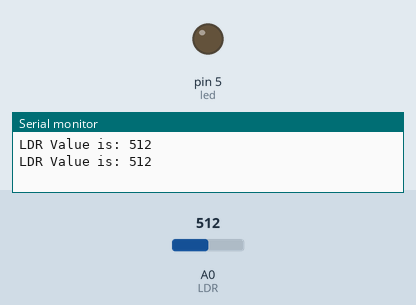
This sketch was run on a simulated Arduino Uno, built with avr-gcc and run on an emulated ATmega328P. On the bench: output pins drawn as LEDs (lit = HIGH), the last lines printed to the serial monitor. The test bench sets the inputs (shaded band); at power-on: A0 (LDR) = 512.

Above: at 1.8 s.
1.9 s: A0 (LDR) set to 52
3.4 s: A0 (LDR) set to 45
At 4.8 s:
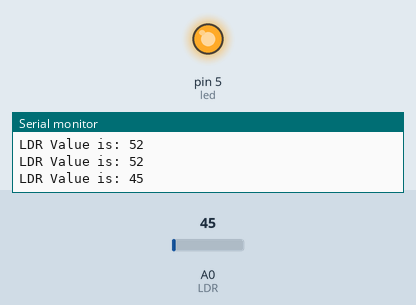
5.5 s: A0 (LDR) set to 122
At 6.3 s:
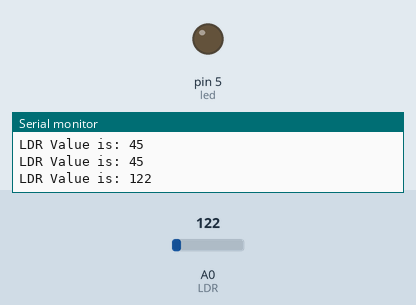
7.5 s: A0 (LDR) set to 40
At 9.1 s:
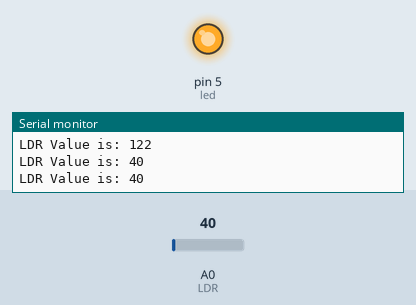
Timing chart, 0 to 10.5 s (numbered marks = the images above; inputs shaded):
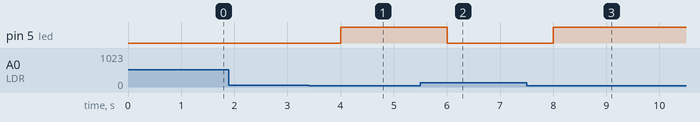

The sketch:

index.ino
```cpp
int LDR = A0;
int input_val = 0;
int led = 5;

void setup()
{
  pinMode(led, OUTPUT);
  Serial.begin(9600);
}

void loop()
{
  input_val = analogRead(LDR);
  Serial.print("LDR Value is: ");
  Serial.println(input_val);
  if (input_val < 50) {
    digitalWrite(led , HIGH);
  }else{
    digitalWrite(led , LOW);
    }
  delay(1000);
}
```

Measured:
- the behaviour switches between 50 and 49 on A0 (LDR) (found by bisection; images 0 and 1)
- after the input at 3.4 s, pin 5 (led): LOW → HIGH after 0.60 s
- after the input at 5.5 s, pin 5 (led): HIGH → LOW after 0.50 s
- after the input at 7.5 s, pin 5 (led): LOW → HIGH after 0.50 s
